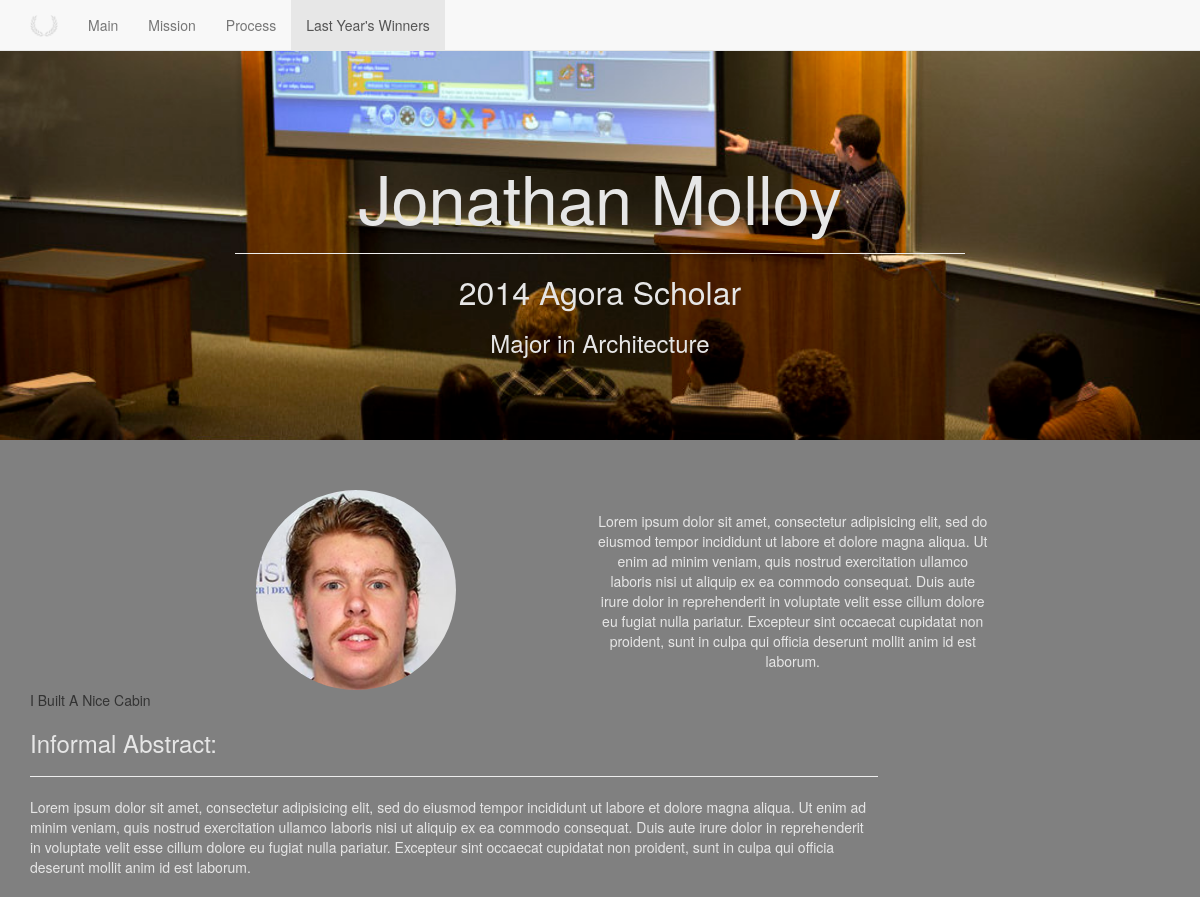
The app's page /archives/2014/jonathan_molloy/ (upper part), older data.
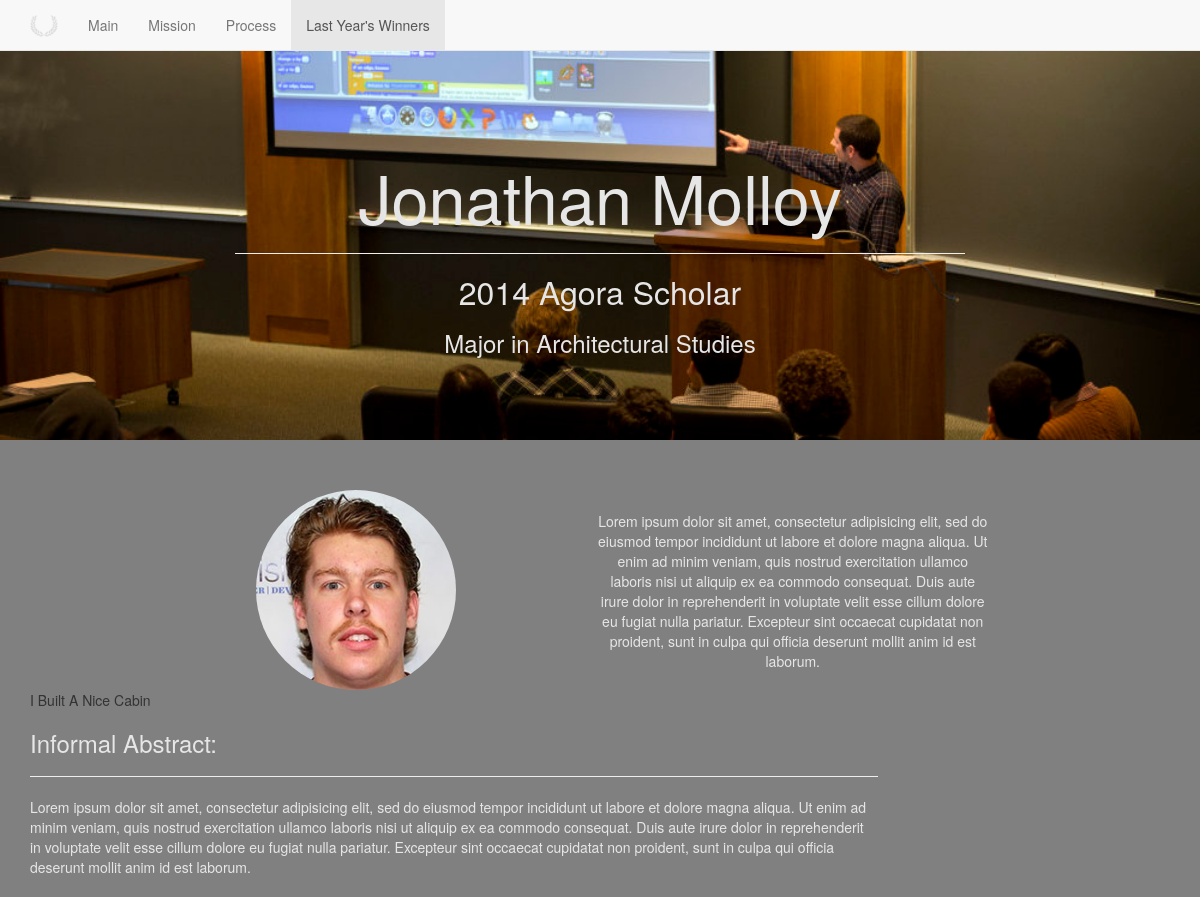
The same page, newer data.
### archives/models.py (models this page shows, shortened)
class Presenter(models.Model):
	first_name = models.CharField(max_length=200,default="")
	last_name = models.CharField(max_length=200,default="")
	nickname = models.CharField(max_length=200, default="")
	major = models.CharField(max_length=200,default="")
	grad_year = models.IntegerField(default=0)
	project_title = models.CharField(max_length=200, blank=True, null=True)
	profile_image = models.ImageField(upload_to="profile_images", blank=True, null=True)
	formal_abstract = models.TextField(blank=True, null=True)
	informal_abstract = models.TextField(blank=True, null=True)
	video = models.CharField(max_length=200, blank=True, null=True)
	project_image = models.ImageField(upload_to="project_images", blank=True, null=True)
	project_docs = models.ImageField(upload_to="project_docs", blank=True, null=True)

### archives/views.py (the view)
# urls.py: url(r'^(?P<year>[0-9]+)/(?P<presenter_id>\w+)/$', views.PresenterView.as_view(), name='presenter')
class PresenterView(generic.DetailView):
	model = Presenter
	template_name = 'archives/presenter.html'
	slug_field = 'nickname'
	slug_url_kwarg = 'presenter_id'

### archives/templates/archives/presenter.html (shortened to what this page needs)
{% load staticfiles %}
{% load bootstrap3 %}
{% bootstrap_css %}
<link href="{% static 'css/style.css' %}" rel="stylesheet" type="text/css">
<body data-offset="0" data-target="#navbar-main">
    <div id="wrap">
      <div id="navbar-main">
        <div class="navbar navbar-default navbar-fixed-top">
          <div class="container">
            <div class="navbar-header">
              <a class="navbar-brand">
               <img alt="" title="" class="img-responsive logo" src="{% static 'img/laurel.png' %}">
             </a>
            </div>
            <div class="navbar-collapse collapse">
              <ul class="nav navbar-nav">
                <li><a href="index.php">Main</a></li>
                <li><a href="mission.html">Mission</a></li>
                <li><a href="process.html">Process</a></li>
                <li class="active"><a href="winners.html">Last Year's Winners</a></li>
              </ul>
            </div>
          </div>
        </div>
      </div>
      <div id="presenter-header">
          <div class="container">
            <div class="col-lg-offset-2 col-lg-8">
              <h1>{{ presenter.first_name }} {{ presenter.last_name }}</h1>
              <hr>
              <h2> {{presenter.grad_year}} Agora Scholar </h2>
              <h3> Major in {{ presenter.major }}</h3>
          </div>
        </div>
    </div>
    <div class="presenter-container">
        <div class="container">
        	<div class="row">
        		<div class="col-lg-3 col-lg-offset-2">
					<div class="row">
					<div class="col-lg-12 presenter-image-wrapper">
							<img class="presenter-image" src="/media/{{presenter.profile_image}}" width=200 height=200>
					</div>
					</div>
				</div>
				<div class="col-lg-5">
					<div class="row" >
							<div class="col-lg-12" id="presenter-bio-area">
								<div id="presenter-bio-wrap">
									<p  id="presenter-bio" >{{presenter.informal_abstract}} </p>
								</div>
							</div>
					</div>
				</div>
				</div>
{{ presenter.project_title }}
        	<div class="row">
				<div class="col-lg-9">
					<div class="row">
        				    <div class="col-lg-12">
        				    	<h3> Informal Abstract: </h3>
        				    	<hr>
								<p> {{presenter.formal_abstract}} </p>
							</div>
					</div>
					<div class="row">
							<div class="col-lg-12">
							</div>
					</div>
				</div>
        	</div>
		</div>
	</div>

### static/css/style.css (style rules this page uses)
body { padding-top: 70px; background-color: #e7e7e7; }
a { color:white; }
h1 { color:#e6e6e6; font-size: 50pt; }
h2 { color:#e6e6e6; font-size: 24pt; }
h1, h2, h3, p { color: #e6e6e6; }
#presenter-header { background: url(../img/presentation.jpg) no-repeat center top; margin-top: -50px; padding-top: 120px; text-align: center; background-attachment: relative; background-position: center center; min-height: 420px; width: 100%; -webkit-background-size: 100%; -moz-background-size: 100%; -o-background-size: 100%; background-size: 100%; -webkit-background-size: cover; -moz-background-size: cover; -o-background-size: cover; background-size: cover; }
.presenter-container { padding-top: 50px; padding-bottom: 50px; background-color: #808080; }
.presenter-image { -webkit-border-radius: 100px; -moz-border-radius: 100px; border-radius: 100px; margin-left: auto; }
.presenter-image-wrapper { margin-left: auto; text-align: center; }
#presenter-bio { display: table-cell; vertical-align: middle; text-align: center; }
#presenter-bio-wrap { position: absolute; display: table; left: 93px; top: 21px; height: 84px; }
#presenter-bio-area { position: relative; }

Row changes from the older to the newer data that the page shows:
changed Presenter "Jonathan": major "Architecture" → "Architectural Studies"
